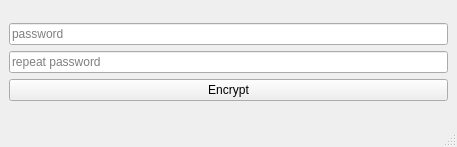
<?xml version="1.0" encoding="UTF-8"?>
<ui version="4.0">
 <class>MainWindow</class>
 <widget class="QMainWindow" name="MainWindow">
  <property name="geometry">
   <rect>
    <x>0</x>
    <y>0</y>
    <width>457</width>
    <height>147</height>
   </rect>
  </property>
  <property name="windowTitle">
   <string>MainWindow</string>
  </property>
  <widget class="QWidget" name="centralwidget">
   <layout class="QGridLayout" name="gridLayout">
    <item row="0" column="0">
     <layout class="QVBoxLayout" name="verticalLayout">
      <item>
       <widget class="QLineEdit" name="encrypt_password_line_edit">
        <property name="echoMode">
         <enum>QLineEdit::Password</enum>
        </property>
        <property name="placeholderText">
         <string>password</string>
        </property>
       </widget>
      </item>
      <item>
       <widget class="QLineEdit" name="encrypt_repeat_password_line_edit">
        <property name="echoMode">
         <enum>QLineEdit::Password</enum>
        </property>
        <property name="placeholderText">
         <string>repeat password</string>
        </property>
       </widget>
      </item>
      <item>
       <widget class="QPushButton" name="encrypt_button">
        <property name="text">
         <string>Encrypt</string>
        </property>
       </widget>
      </item>
     </layout>
    </item>
   </layout>
  </widget>
  <widget class="QStatusBar" name="statusbar"/>
 </widget>
 <resources/>
 <connections/>
</ui>
